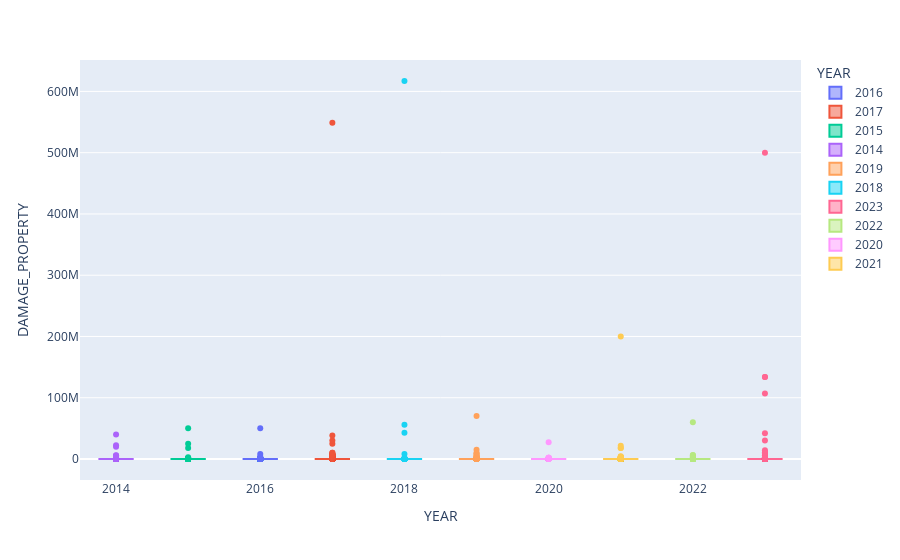

Notebook code cell kept with this figure:
### Code cell
#check for outliers in damage_property with box plot
px.box(storm_data, x = 'YEAR', y = 'DAMAGE_PROPERTY', color = 'YEAR', points = 'outliers')

### Figure 1 — Plotly figure (JSON) as saved in the notebook; plotly's stock layout.template omitted (floating-point values rounded to 4 significant figures; data arrays with more than 128 entries replaced by an {"elided": "..."} marker saying what was removed)
{"data": [{"alignmentgroup": "True", "boxpoints": "outliers", "hovertemplate": "YEAR=%{x}<br>DAMAGE_PROPERTY=%{y}<extra></extra>", "legendgroup": "2016", "marker": {"color": "#636efa"}, "name": "2016", "notched": false, "offsetgroup": "2016", "orientation": "v", "showlegend": true, "type": "box", "x": {"elided": "1330 int values"}, "x0": " ", "xaxis": "x", "y": {"elided": "1330 int values"}, "y0": " ", "yaxis": "y"}, {"alignmentgroup": "True", "boxpoints": "outliers", "hovertemplate": "YEAR=%{x}<br>DAMAGE_PROPERTY=%{y}<extra></extra>", "legendgroup": "2017", "marker": {"color": "#EF553B"}, "name": "2017", "notched": false, "offsetgroup": "2017", "orientation": "v", "showlegend": true, "type": "box", "x": {"elided": "1889 int values"}, "x0": " ", "xaxis": "x", "y": {"elided": "1889 int values"}, "y0": " ", "yaxis": "y"}, {"alignmentgroup": "True", "boxpoints": "outliers", "hovertemplate": "YEAR=%{x}<br>DAMAGE_PROPERTY=%{y}<extra></extra>", "legendgroup": "2015", "marker": {"color": "#00cc96"}, "name": "2015", "notched": false, "offsetgroup": "2015", "orientation": "v", "showlegend": true, "type": "box", "x": {"elided": "1143 int values"}, "x0": " ", "xaxis": "x", "y": {"elided": "1143 int values"}, "y0": " ", "yaxis": "y"}, {"alignmentgroup": "True", "boxpoints": "outliers", "hovertemplate": "YEAR=%{x}<br>DAMAGE_PROPERTY=%{y}<extra></extra>", "legendgroup": "2014", "marker": {"color": "#ab63fa"}, "name": "2014", "notched": false, "offsetgroup": "2014", "orientation": "v", "showlegend": true, "type": "box", "x": {"elided": "1141 int values"}, "x0": " ", "xaxis": "x", "y": {"elided": "1141 int values"}, "y0": " ", "yaxis": "y"}, {"alignmentgroup": "True", "boxpoints": "outliers", "hovertemplate": "YEAR=%{x}<br>DAMAGE_PROPERTY=%{y}<extra></extra>", "legendgroup": "2019", "marker": {"color": "#FFA15A"}, "name": "2019", "notched": false, "offsetgroup": "2019", "orientation": "v", "showlegend": true, "type": "box", "x": {"elided": "2753 int values"}, "x0": " ", "xaxis": "x", "y": {"elided": "2753 int values"}, "y0": " ", "yaxis": "y"}, {"alignmentgroup": "True", "boxpoints": "outliers", "hovertemplate": "YEAR=%{x}<br>DAMAGE_PROPERTY=%{y}<extra></extra>", "legendgroup": "2018", "marker": {"color": "#19d3f3"}, "name": "2018", "notched": false, "offsetgroup": "2018", "orientation": "v", "showlegend": true, "type": "box", "x": {"elided": "1674 int values"}, "x0": " ", "xaxis": "x", "y": {"elided": "1674 int values"}, "y0": " ", "yaxis": "y"}, {"alignmentgroup": "True", "boxpoints": "outliers", "hovertemplate": "YEAR=%{x}<br>DAMAGE_PROPERTY=%{y}<extra></extra>", "legendgroup": "2023", "marker": {"color": "#FF6692"}, "name": "2023", "notched": false, "offsetgroup": "2023", "orientation": "v", "showlegend": true, "type": "box", "x": {"elided": "3076 int values"}, "x0": " ", "xaxis": "x", "y": {"elided": "3076 int values"}, "y0": " ", "yaxis": "y"}, {"alignmentgroup": "True", "boxpoints": "outliers", "hovertemplate": "YEAR=%{x}<br>DAMAGE_PROPERTY=%{y}<extra></extra>", "legendgroup": "2022", "marker": {"color": "#B6E880"}, "name": "2022", "notched": false, "offsetgroup": "2022", "orientation": "v", "showlegend": true, "type": "box", "x": {"elided": "2832 int values"}, "x0": " ", "xaxis": "x", "y": {"elided": "2832 int values"}, "y0": " ", "yaxis": "y"}, {"alignmentgroup": "True", "boxpoints": "outliers", "hovertemplate": "YEAR=%{x}<br>DAMAGE_PROPERTY=%{y}<extra></extra>", "legendgroup": "2020", "marker": {"color": "#FF97FF"}, "name": "2020", "notched": false, "offsetgroup": "2020", "orientation": "v", "showlegend": true, "type": "box", "x": {"elided": "1828 int values"}, "x0": " ", "xaxis": "x", "y": {"elided": "1828 int values"}, "y0": " ", "yaxis": "y"}, {"alignmentgroup": "True", "boxpoints": "outliers", "hovertemplate": "YEAR=%{x}<br>DAMAGE_PROPERTY=%{y}<extra></extra>", "legendgroup": "2021", "marker": {"color": "#FECB52"}, "name": "2021", "notched": false, "offsetgroup": "2021", "orientation": "v", "showlegend": true, "type": "box", "x": {"elided": "2820 int values"}, "x0": " ", "xaxis": "x", "y": {"elided": "2820 int values"}, "y0": " ", "yaxis": "y"}], "layout": {"autosize": true, "boxmode": "overlay", "legend": {"title": {"text": "YEAR"}, "tracegroupgap": 0}, "margin": {"t": 60}, "xaxis": {"anchor": "y", "autorange": true, "categoryarray": [2016, 2017, 2015, 2014, 2019, 2018, 2023, 2022, 2020, 2021], "categoryorder": "array", "domain": [0, 1], "range": [2014.0, 2024.0], "title": {"text": "YEAR"}, "type": "linear"}, "yaxis": {"anchor": "x", "autorange": true, "domain": [0, 1], "range": [-34280000.0, 651300000.0], "title": {"text": "DAMAGE_PROPERTY"}, "type": "linear"}}}
